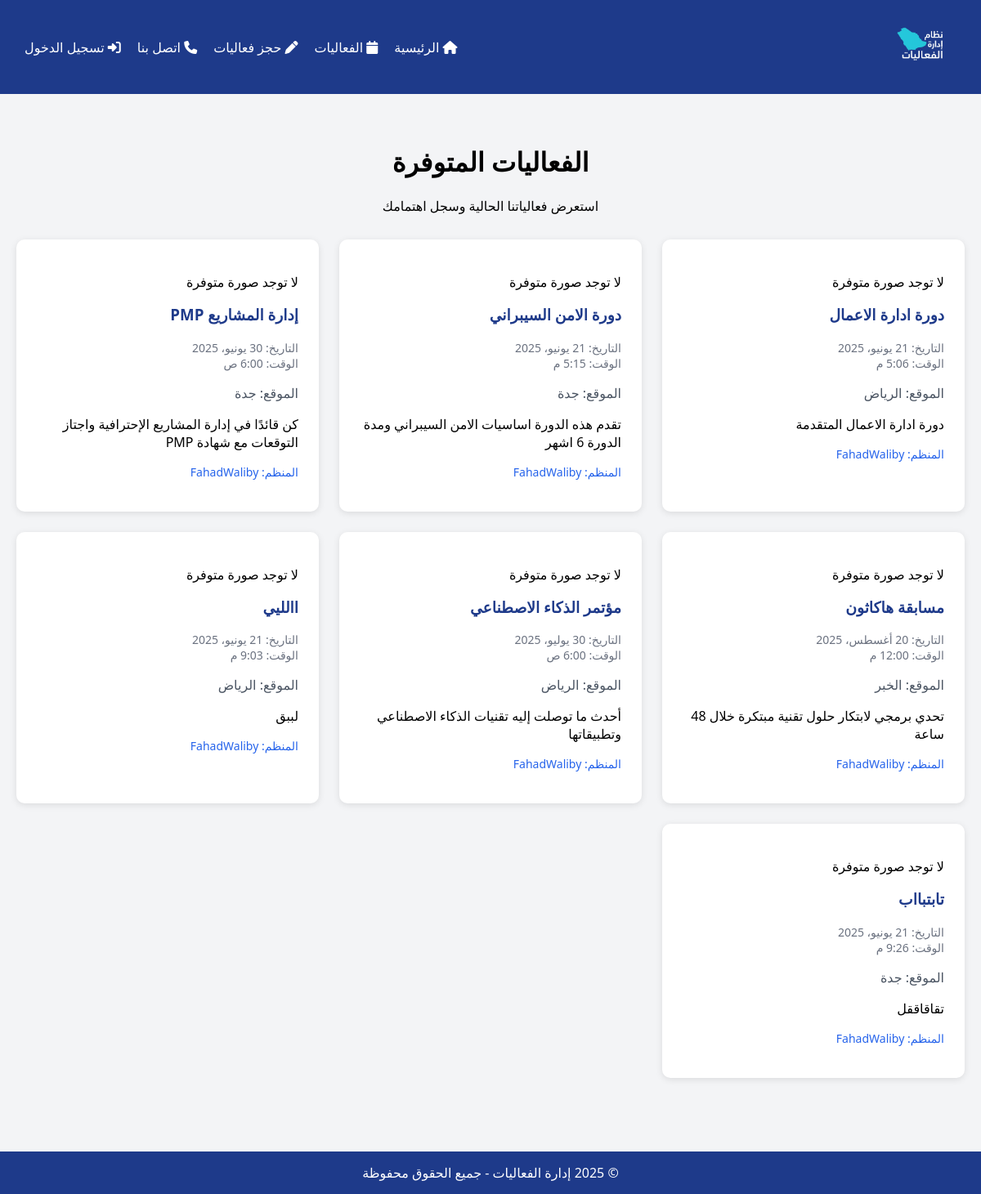
Screenshot of /events/ with the database file from the repository.
### app2_events/models.py (models this page shows, shortened)
class Event(models.Model):
    title = models.CharField(max_length=200)
    description = models.TextField()
    location = models.CharField(max_length=200)
    date = models.DateField()
    time = models.TimeField()
    organizer = models.ForeignKey(User, on_delete=models.CASCADE)
    image = CloudinaryField('image', null=True, blank=True)

### app2_events/views.py (the view)
# urls.py: path('events/', views.events_list, name='events'),        # إن لم يكن مضافًا
def events_list(request):
    events = Event.objects.all()
    return render(request, 'app2_events/events.html', {
        'events': events,
        'page_title': 'الفعاليات المتوفرة',
        'page_message': 'استعرض فعالياتنا الحالية وسجل اهتمامك'
    })

### templates/app2_events/events.html (shortened to what this page needs)
<!DOCTYPE html>
<html lang="ar" dir="rtl">
<head>
  <link rel="stylesheet" href="https://cdnjs.cloudflare.com/ajax/libs/font-awesome/6.4.0/css/all.min.css">
</head>
<body>
  {% include "header.html" %}
  <main>
    <h1>{{ page_title }}</h1>
    <p>{{ page_message }}</p>
    <div class="grid">
      {% for event in events %}
        <div class="event-card">
          {% if event.image and event.image.url %}
            <img src="{{ event.image.url }}" alt="{{ event.title }}">
          {% else %}
            <p>لا توجد صورة متوفرة</p>
          {% endif %}
          <h3>{{ event.title }}</h3>
          <p class="meta">
            التاريخ: {{ event.date }}<br>
            الوقت: {{ event.time }}
          </p>
          <p class="location">الموقع: {{ event.location }}</p>
          <p>{{ event.description }}</p>
          {% if event.organizer %}
            <p class="organizer">المنظم: {{ event.organizer.username }}</p>
          {% else %}
            <p class="organizer">منظم غير محدد</p>
          {% endif %}
        </div>
      {% empty %}
        <p>لا توجد فعاليات حالياً.</p>
      {% endfor %}
    </div>
  </main>
  {% include "footer.html" %}
</body>
</html>

### templates/app2_events/events.html (style rules this page uses)
body { font-family: 'Segoe UI', Tahoma, Geneva, Verdana, sans-serif; margin: 0; padding: 0; background-color: #f3f4f6; direction: rtl; }
main { padding: 40px 20px; max-width: 1200px; margin: auto; text-align: center; }
.grid { display: grid; grid-template-columns: repeat(auto-fill, minmax(300px, 1fr)); gap: 25px; margin-top: 30px; }
.event-card { background-color: white; padding: 25px; border-radius: 10px; box-shadow: 0 2px 8px rgba(0,0,0,0.1); text-align: right; transition: transform 0.3s ease; }
.event-card h3 { color: #1e3a8a; margin-top: 0; }
.event-card .meta { color: #6b7280; font-size: 14px; margin-bottom: 10px; }
.event-card .location { color: #4b5563; }
.event-card .organizer { color: #2563eb; font-size: 14px; margin-top: 10px; }

### rows the page displays
Event: shows "لا توجد صورة متوفرة", title "دورة ادارة الاعمال", date "21 يونيو، 2025", time "5:06 م", location "الرياض", description "دورة ادارة الاعمال المتقدمة", organizer.username "FahadWaliby"
Event: shows "لا توجد صورة متوفرة", title "دورة الامن السيبراني", date "21 يونيو، 2025", time "5:15 م", location "جدة", description "تقدم هذه الدورة اساسيات الامن السيبراني ومدة الدورة 6 اشهر", organizer.username "FahadWaliby"
Event: shows "لا توجد صورة متوفرة", title "إدارة المشاريع PMP", date "30 يونيو، 2025", time "6:00 ص", location "جدة", description "كن قائدًا في إدارة المشاريع الإحترافية واجتاز التوقعات مع شهادة PMP", organizer.username "FahadWaliby"
Event: shows "لا توجد صورة متوفرة", title "مسابقة هاكاثون", date "20 أغسطس، 2025", time "12:00 م", location "الخبر", description "تحدي برمجي لابتكار حلول تقنية مبتكرة خلال 48 ساعة", organizer.username "FahadWaliby"
Event: shows "لا توجد صورة متوفرة", title "مؤتمر الذكاء الاصطناعي", date "30 يوليو، 2025", time "6:00 ص", location "الرياض", description "أحدث ما توصلت إليه تقنيات الذكاء الاصطناعي وتطبيقاتها", organizer.username "FahadWaliby"
Event: shows "لا توجد صورة متوفرة", title "االليي", date "21 يونيو، 2025", time "9:03 م", location "الرياض", description "لببق", organizer.username "FahadWaliby"
Event: shows "لا توجد صورة متوفرة", title "تابتبااب", date "21 يونيو، 2025", time "9:26 م", location "جدة", description "تقاقاققل", organizer.username "FahadWaliby"

### other values shown
{{ page_title }} "الفعاليات المتوفرة"
{{ page_message }} "استعرض فعالياتنا الحالية وسجل اهتمامك"
